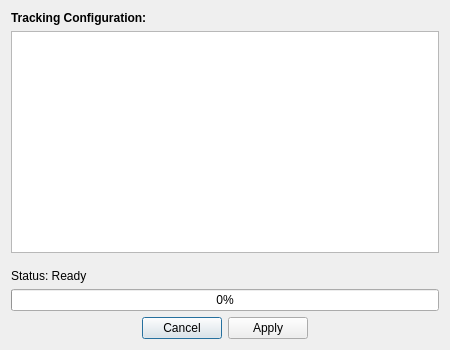
<?xml version="1.0" encoding="UTF-8"?>
<ui version="4.0">
 <class>TrackingProgressDialog</class>
 <widget class="QDialog" name="TrackingProgressDialog">
  <property name="geometry">
   <rect>
    <x>0</x>
    <y>0</y>
    <width>450</width>
    <height>350</height>
   </rect>
  </property>
  <property name="windowTitle">
   <string>Tracking Progress</string>
  </property>
  <property name="modal">
   <bool>true</bool>
  </property>
  <layout class="QVBoxLayout" name="verticalLayout">
   <item>
    <widget class="QLabel" name="labelSettings">
     <property name="font">
      <font>
       <bold>true</bold>
      </font>
     </property>
     <property name="text">
      <string>Tracking Configuration:</string>
     </property>
    </widget>
   </item>
   <item>
    <widget class="QPlainTextEdit" name="settingsSummaryTextEdit">
     <property name="readOnly">
      <bool>true</bool>
     </property>
    </widget>
   </item>
   <item>
    <spacer name="verticalSpacer">
     <property name="orientation">
      <enum>Qt::Orientation::Vertical</enum>
     </property>
     <property name="sizeType">
      <enum>QSizePolicy::Policy::Fixed</enum>
     </property>
     <property name="sizeHint" stdset="0">
      <size>
       <width>20</width>
       <height>10</height>
      </size>
     </property>
    </spacer>
   </item>
   <item>
    <widget class="QLabel" name="statusLabel">
     <property name="text">
      <string>Status: Ready</string>
     </property>
    </widget>
   </item>
   <item>
    <widget class="QProgressBar" name="overallProgressBar">
     <property name="value">
      <number>0</number>
     </property>
     <property name="textVisible">
      <bool>true</bool>
     </property>
    </widget>
   </item>
   <item>
    <widget class="QDialogButtonBox" name="buttonBox">
     <property name="orientation">
      <enum>Qt::Orientation::Horizontal</enum>
     </property>
     <property name="standardButtons">
      <set>QDialogButtonBox::StandardButton::Apply|QDialogButtonBox::StandardButton::Cancel</set>
     </property>
     <property name="centerButtons">
      <bool>true</bool>
     </property>
    </widget>
   </item>
  </layout>
 </widget>
 <resources/>
 <connections/>
</ui>
